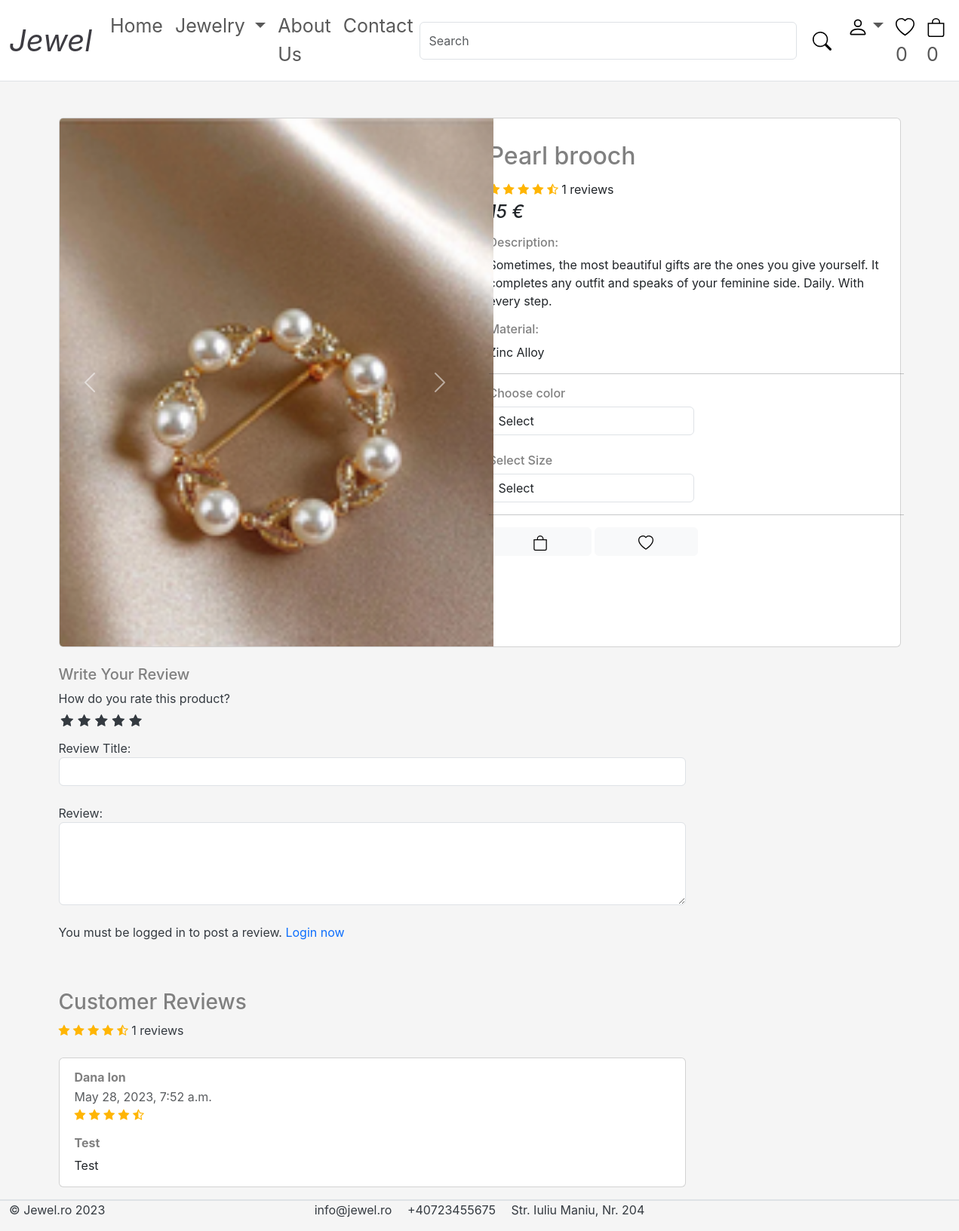
/jewelry/category/brooches/pearl-brooch/, run on an earlier commit of the app's database.
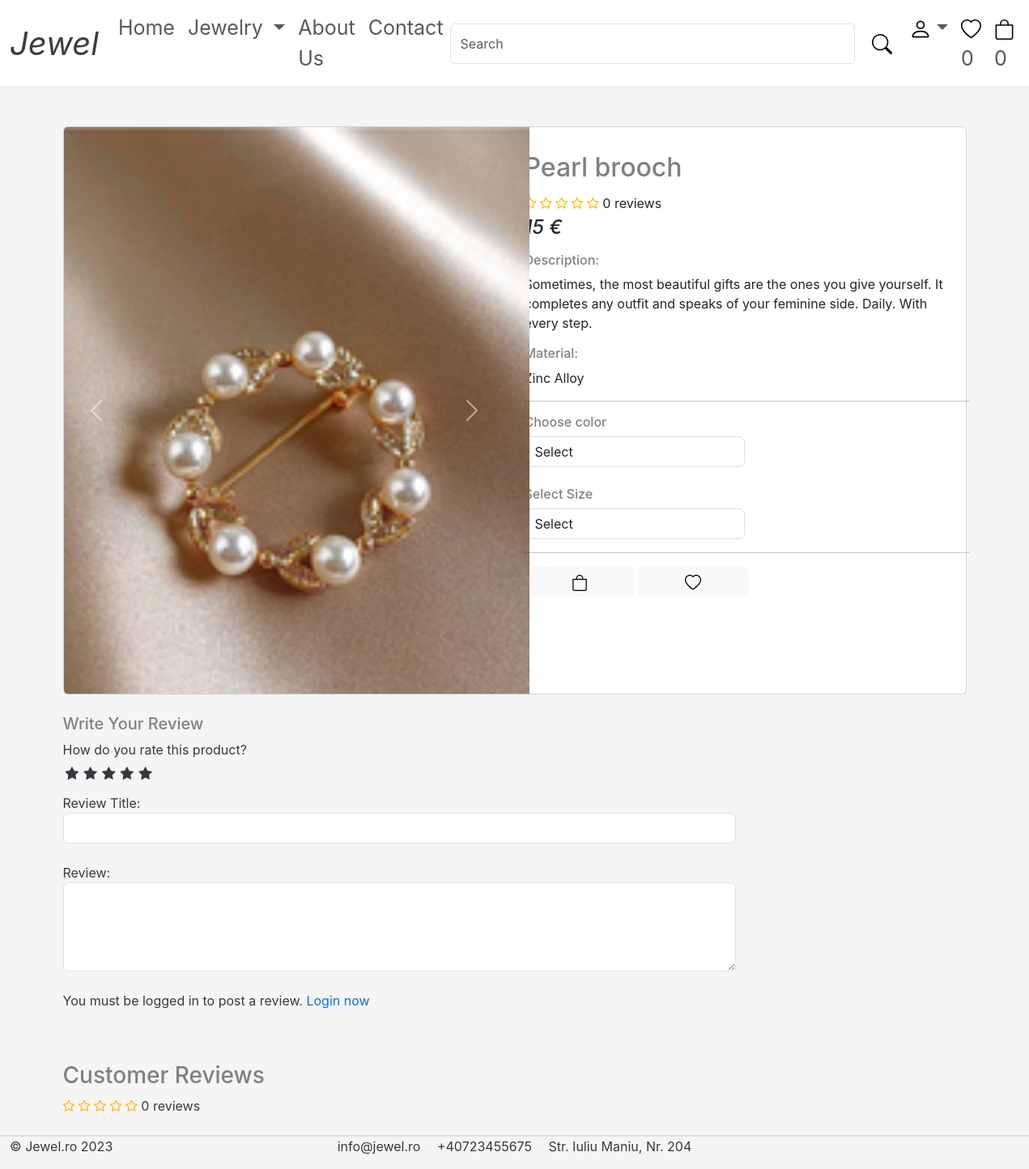
And on a later commit of the database.
### product/models.py (models this page shows, shortened)
class Product(models.Model):
    product_name = models.CharField(max_length=200, unique=True)
    slug = models.SlugField(max_length=200, unique=True)
    description = models.TextField(max_length=500, blank=True)
    material = models.CharField(max_length=200, blank=True)
    price = models.IntegerField()
    image1 = models.ImageField(upload_to='img/products')
    image2 = models.ImageField(upload_to='img/products')
    image3 = models.ImageField(upload_to='img/products')
    stock = models.IntegerField()
    is_available = models.BooleanField(default=True)
    category = models.ForeignKey(Category, on_delete=models.CASCADE)
    created_date = models.DateTimeField(auto_now_add=True)
    modified_date = models.DateTimeField(auto_now_add=True)
    def average_review(self):
        reviews = ReviewRating.objects.filter(product=self, status=True).aggregate(average=Avg('rating'))
        avg = 0
        if reviews['average'] is not None:
            avg = float(reviews['average'])
        return avg
    def count_review(self):
        reviews = ReviewRating.objects.filter(product=self, status=True).aggregate(count=Count('id'))
        count = 0
        if reviews['count'] is not None:
            count = int(reviews['count'])
        return count

class ReviewRating(models.Model):
    product = models.ForeignKey(Product, on_delete=models.CASCADE)
    user = models.ForeignKey(Account, on_delete=models.CASCADE)
    subject = models.CharField(max_length=100, blank=True)
    review = models.TextField(max_length=500, blank=True)
    rating = models.FloatField()
    ip = models.CharField(max_length=20, blank=True)
    status = models.BooleanField(default=True)
    created_at = models.DateTimeField(auto_now_add=True)
    updated_at = models.DateTimeField(auto_now_add=True)

### accounts/models.py (models this page shows, shortened)
class Account(AbstractBaseUser):
    first_name = models.CharField(max_length=50)
    last_name = models.CharField(max_length=50)
    username = models.CharField(max_length=50, unique=True)
    email = models.EmailField(max_length=100, unique=True)
    phone_number = models.CharField(max_length=50)
    date_joined = models.DateTimeField(auto_now_add=True)
    last_login = models.DateTimeField(auto_now_add=True)
    is_admin = models.BooleanField(default=False)
    is_staff = models.BooleanField(default=False)
    is_active = models.BooleanField(default=False)
    is_superadmin = models.BooleanField(default=False)
    USERNAME_FIELD = 'email'
    REQUIRED_FIELDS = ['username', 'first_name', 'last_name']
    objects = MyAccountManager()
    def full_name(self):
        return f'{self.first_name} {self.last_name}'

### product/views.py (the view)
# urls.py: path('category/<slug:category_slug>/<slug:product_slug>/', views.product_detail, name='product-detail'),
def product_detail(request, category_slug, product_slug):
    try:
        single_product = Product.objects.get(category__slug=category_slug, slug=product_slug)
        in_cart = CartItem.objects.filter(cart__cart_id=_cart_id(request), product=single_product).exists()
        if request.user.is_authenticated:
            in_wishlist = WishlistItem.objects.filter(product=single_product, user=request.user).exists()
        else:
            in_wishlist = WishlistItem.objects.filter(wishlist__session=_wishlist_id(request),
                                                      product=single_product).exists()
    except Exception as e:
        raise e
    if request.user.is_authenticated:
        try:
            order_product = OrderProduct.objects.filter(user=request.user, product_id=single_product.id).exists()
        except OrderProduct.DoesNotExist:
            order_product = None
    else:
        order_product = 0
    reviews = ReviewRating.objects.filter(product_id=single_product.id, status=True)
    context = {
        'single_product': single_product,
        'in_cart': in_cart,
        'order_product': order_product,
        'reviews': reviews,
        'in_wishlist': in_wishlist,
    }
    return render(request, 'product/product_detail.html', context)

### cart/context_processors.py (called while the page is built)
def counter(request):
    cart_count = 0
    if 'admin' in request.path:
        return {}
    else:
        try:
            cart = Cart.objects.filter(cart_id=_cart_id(request))
            if request.user.is_authenticated:
                cart_items = CartItem.objects.all().filter(user=request.user)
            else:
                cart_items = CartItem.objects.all().filter(cart=cart[:1])
            for cart_item in cart_items:
                cart_count += cart_item.quantity
        except Cart.DoesNotExist:
            cart_count = 0
    return dict(cart_count=cart_count)

### cart/views.py (called while the page is built)
def _cart_id(request):
    cart = request.session.session_key
    if not cart:
        cart = request.session.create()
    return cart

### category/context_processors.py (called while the page is built)
def menu_links(request):
    links = Category.objects.all()
    return dict(links=links)

def current_url(request):
    return {'url':  request.path}

### category/models.py (called while the page is built)
    def get_url(self):
        return reverse('products-by-category', args=[self.slug])

    def __str__(self):
        return self.category_name

### product/models.py (called while the page is built)
    def colors(self):
        return super(VariationManager, self).filter(variation_category='color', is_active=True)

### templates/product/product_detail.html (shortened to what the changed rows need)
{% extends 'base.html' %}
{% load static %}
{% block content %}
    <br><br>
    <section class="section-content padding-y bg">
        <div class="container" style="width: 1200px;">
            <div class="card">
                <div class="row no-gutters">
                    <aside class="col-md-6">
                        <article class="gallery-wrap">
                            <div class="img-big-wrap">
                                <div id="carouselExample" class="carousel slide">
                                    <div class="carousel-inner"
                                         style=" width: 575px; height: 700px; border-bottom-left-radius: 0.7%; border-top-left-radius: 0.7%;">
                                        <div class="carousel-item active">
                                            <img src="{{ single_product.image1.url }}" class="d-block w-100"
                                                 alt="...">
                                        </div>
                                    </div>
                                </div>
                            </div>
                        </article>
                    </aside>
                    <main class="col-md-6 border-left">
                        <form action="{% url 'add-cart' single_product.id %}" method="POST">
                            <article class="content-body">
                                <h2 class="title title-product-description mt-3">{{ single_product.product_name }}</h2>
                                <div class="rating-star mb-1">
                                    <span>
                                        <i class="fa fa-star{% if single_product.average_review < 0.5 %}-o{% elif single_product.average_review >= 0.5 and single_product.average_review < 1 %}-half-o {% endif %}"
                                           aria-hidden="true"></i>
                                        <i class="fa fa-star{% if single_product.average_review < 1.5 %}-o{% elif single_product.average_review >= 1.5 and single_product.average_review < 2 %}-half-o {% endif %}"
                                           aria-hidden="true"></i>
                                        <i class="fa fa-star{% if single_product.average_review < 2.5 %}-o{% elif single_product.average_review >= 2.5 and single_product.average_review < 3 %}-half-o {% endif %}"
                                           aria-hidden="true"></i>
                                        <i class="fa fa-star{% if single_product.average_review < 3.5 %}-o{% elif single_product.average_review >= 3.5 and single_product.average_review < 4 %}-half-o {% endif %}"
                                           aria-hidden="true"></i>
                                        <i class="fa fa-star{% if single_product.average_review < 4.5 %}-o{% elif single_product.average_review >= 4.5 and single_product.average_review < 5 %}-half-o {% endif %}"
                                           aria-hidden="true"></i>
                                        <span>{{ single_product.count_review }} reviews</span>
                                    </span>
                                </div>
                                <div class="mb-3">
                                    <var class="price h4">{{ single_product.price }} €</var>
                                </div>
                                <div class="mb-3 ">
                                    <h6>Description: </h6>
                                    <p class="description">{{ single_product.description }}</p>
                                    <h6>Material: </h6>
                                    <p>{{ single_product.material }}</p>
                                </div>
                                <hr>
                                <div class="row">
                                    <div class="item-option-select">
                                    </div>
                                </div>
                                <br>
                                <div class="row">
                                    <div class="item-option-select">
                                    </div>
                                </div>
                                <hr>
                                {% if single_product.stock <= 0 %}
                                    <h5 class="text-danger">Out of Stock</h5>
                                {% else %}
                                    <button type="submit" class="btn btn-light w-25">  <img
                                            src="{% static "images/bag.svg" %}"
                                            class="btn-add" alt="image"></button>
                                {% endif %}
                                {% if in_wishlist %}
                                    <a href="{% url 'add_wishlist' single_product.id %}"
                                       class="btn btn-dark w-25 disabled"> <span
                                            class="text"></span> <img
                                            src="{% static "images/heart.svg" %}"
                                            class="btn-add" alt="image"></a>
                                {% else %}
                                    <a href="{% url 'add_wishlist' single_product.id %}"
                                       class="btn btn-light w-25">  <img
                                            src="{% static "images/heart.svg" %}"
                                            class="btn-add" alt="image"></a>
                                {% endif %}
                            </article>
                        </form>
                    </main>
                </div>
            </div>
            <br>
            <div class="row">
                <div class="col-md-9">
                    <br>
                    <header class="section-heading">
                        <div class="rating-star mb-4">
                            <span>
                                <i class="fa fa-star{% if single_product.average_review < 0.5 %}-o{% elif single_product.average_review >= 0.5 and single_product.average_review < 1 %}-half-o {% endif %}"
                                   aria-hidden="true"></i>
                                <i class="fa fa-star{% if single_product.average_review < 1.5 %}-o{% elif single_product.average_review >= 1.5 and single_product.average_review < 2 %}-half-o {% endif %}"
                                   aria-hidden="true"></i>
                                <i class="fa fa-star{% if single_product.average_review < 2.5 %}-o{% elif single_product.average_review >= 2.5 and single_product.average_review < 3 %}-half-o {% endif %}"
                                   aria-hidden="true"></i>
                                <i class="fa fa-star{% if single_product.average_review < 3.5 %}-o{% elif single_product.average_review >= 3.5 and single_product.average_review < 4 %}-half-o {% endif %}"
                                   aria-hidden="true"></i>
                                <i class="fa fa-star{% if single_product.average_review < 4.5 %}-o{% elif single_product.average_review >= 4.5 and single_product.average_review < 5 %}-half-o {% endif %}"
                                   aria-hidden="true"></i>
                                <span>{{ single_product.count_review }} reviews</span>
                            </span>
                        </div>
                    </header>
                    {% for review in reviews %}
                        <div class="card review mb-3">
                            <div class="mt-3 review-content">
                                <div class="text">
                                    <h6 class="mb-1"><b>{{ review.user.full_name }}</b></h6>
                                    <span class="date text-muted">{{ review.updated_at }} </span>
                                    <div class="rating-star">
                                        <span>
                                            <i class="fa fa-star{% if review.rating == 0.5 %}-half-o{% elif review.rating < 1 %}-o {% endif %}"
                                               aria-hidden="true"></i>
                                            <i class="fa fa-star{% if review.rating == 1.5 %}-half-o{% elif review.rating < 2 %}-o {% endif %}"
                                               aria-hidden="true"></i>
                                            <i class="fa fa-star{% if review.rating == 2.5 %}-half-o{% elif review.rating < 3 %}-o {% endif %}"
                                               aria-hidden="true"></i>
                                            <i class="fa fa-star{% if review.rating == 3.5 %}-half-o{% elif review.rating < 4 %}-o {% endif %}"
                                               aria-hidden="true"></i>
                                            <i class="fa fa-star{% if review.rating == 4.5 %}-half-o{% elif review.rating < 5 %}-o {% endif %}"
                                               aria-hidden="true"></i>
                                        </span>
                                    </div>
                                </div>
                            </div>
                            <div class="mt-3 review-content">
                                <h6><b>{{ review.subject }}</b></h6>
                                <p>{{ review.review }}</p>
                            </div>
                        </div>
                    {% endfor %}
                </div>
            </div>
        </div>
    </section>
{% endblock %}

What changed in the data, as far as the page shows it:
removed ReviewRating: user.full_name "Dana Ion", updated_at "May 28, 2023, 7:52 a.m.", rating 4.5 (drawn), subject "Test", review "Test"
computed for Product "Pearl brooch": count_review "1" → "0"
